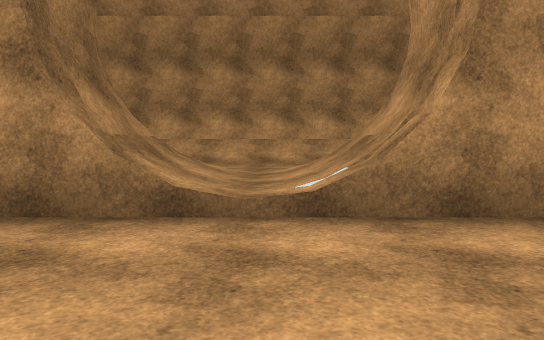
View 1 (above)

19 first-person views from a walk through a Unity game level. The camera is 1.3 m above the floor, tilts 4° down and sees 70° across. The floor is counted in squares, 2 m on a side. Each view is taken from the middle of a square. On the plan, view 1 faces up. The plan holds only what a view shows up to about 11 squares ahead; the rest is blank. The place goes on beyond the plan. The player character is not drawn. Some surface patterns are stand-ins.

View 2
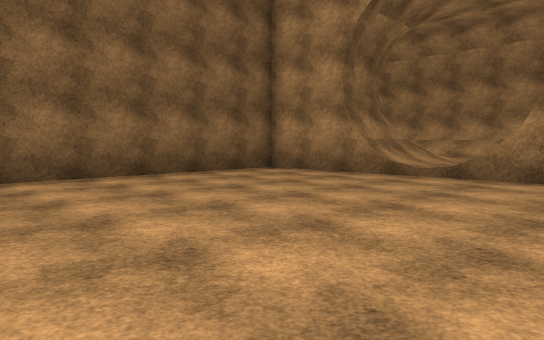

View 3
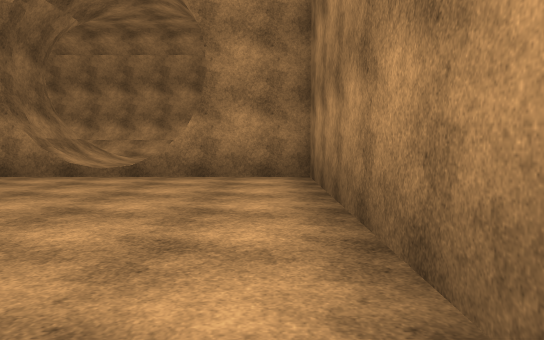

View 4
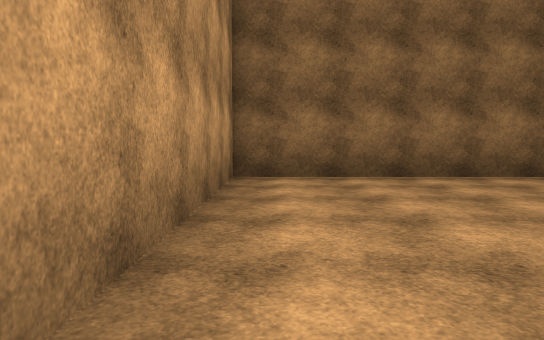

View 5
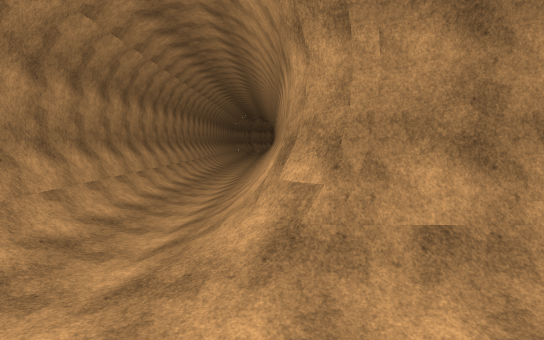

View 6
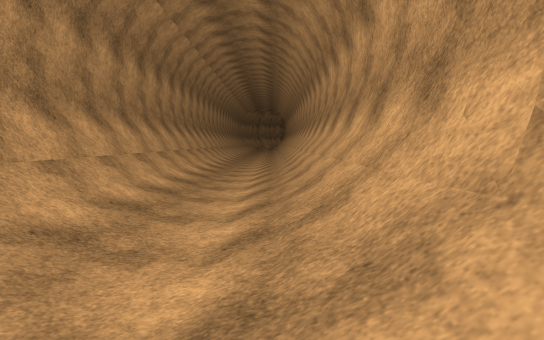

View 7
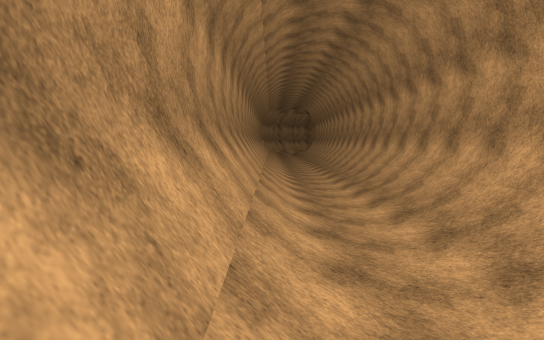

View 8
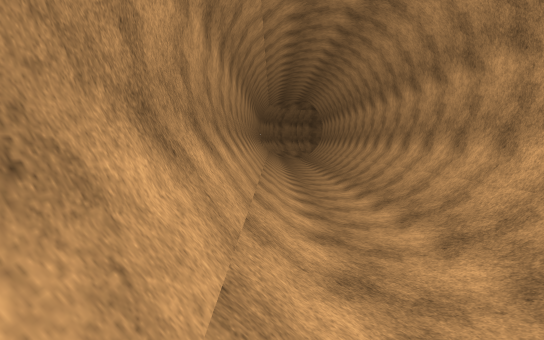

View 9
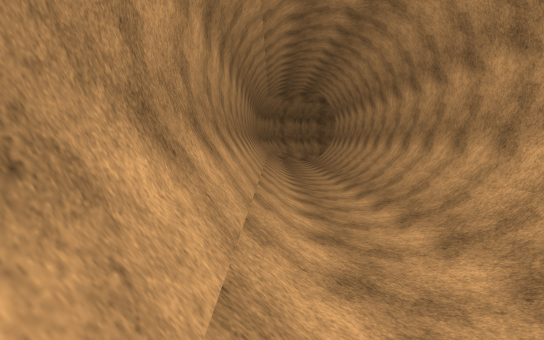

View 10
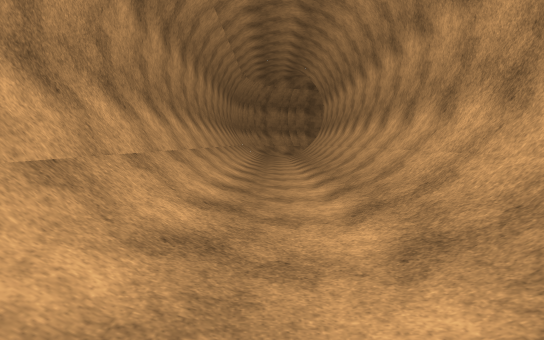

View 11
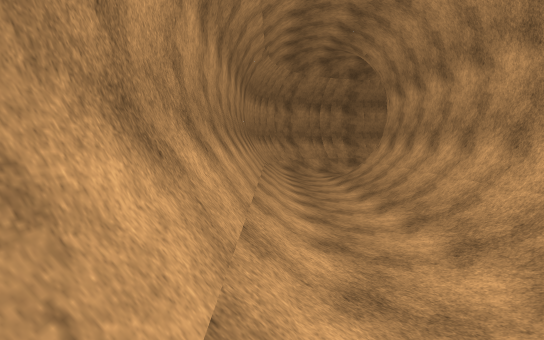

View 12
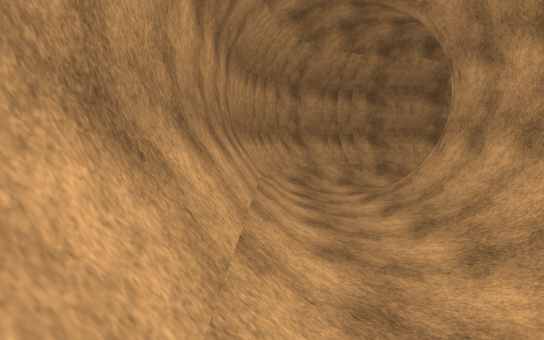

View 13
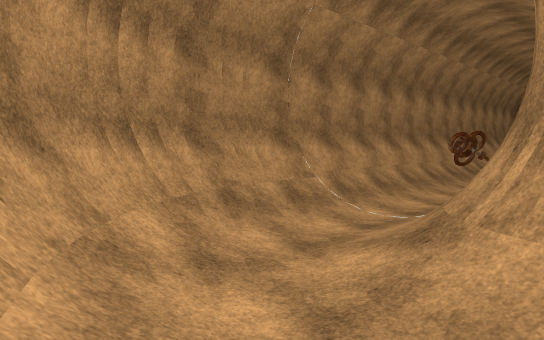

View 14
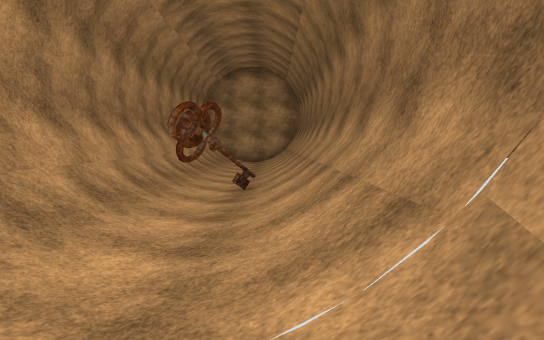

View 15
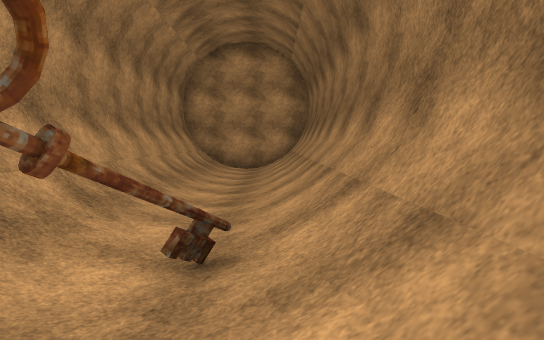

View 16
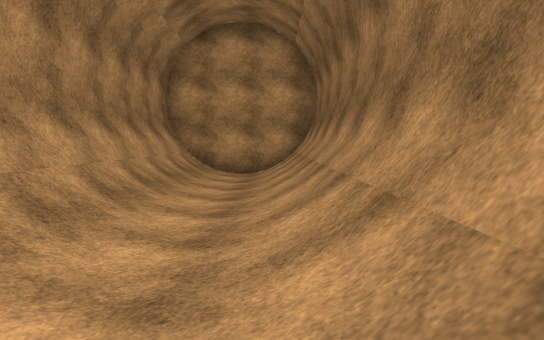

View 17
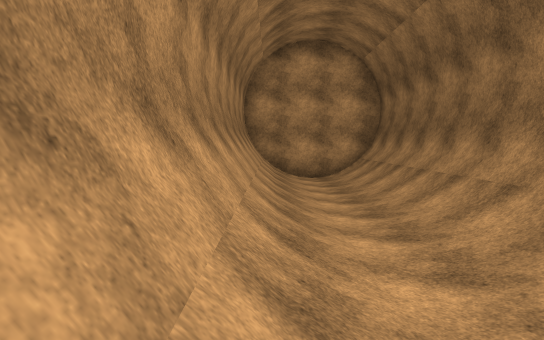

View 18
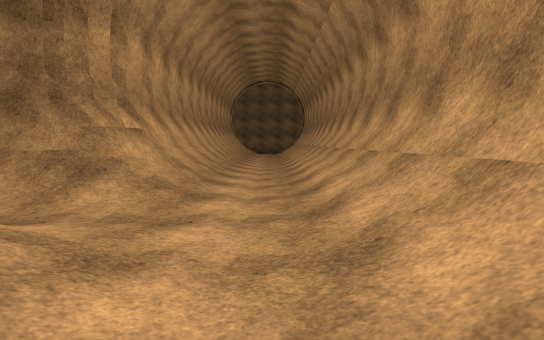

View 19
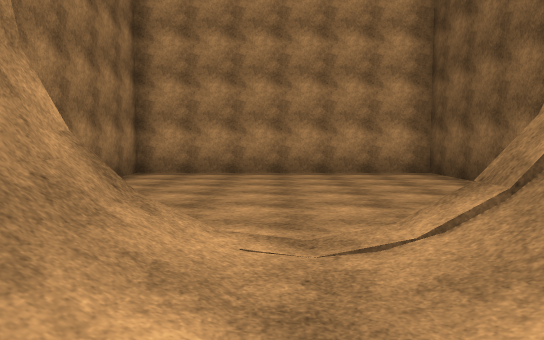

### Floor plan
Key: @ floor where view 1 was taken; # wall or solid block; . main floor; : floor 0.25 m higher than the main floor; - floor 0.25 m lower than the main floor; / step, stairs or slope; O other object.
Columns run from 7 left of view 1 to 41 right of it. Each row starts with its distance up from view 1.
 10 #############################################
  9 ////////////////////////////////////////////###
  8 ............................................:/##
  7 //////:.:////////////////////////////////////./#
  6 #####//./###################################//:##
  5     ##/./#                                 ##/./#
  4   ####/./###                                #/./#
  3   #--------#                                #/./#
  2   #--------#                                #/./#
  1   #--------#                                #/./#
  0   #----@---#                                #/O/#
 -1   #--------#                                #/./#
 -2   #--------#                                #/./#
 -3   #--------#                                #/./#
 -4   #--------#                                #/./#
 -5   ##########                                #/./#
 -6                                             #/./#
 -7                                             #/./#
 -8                                             #/./#
 -9                                             #/./#
-10                                             #/./#
-11                                             #/./#
-12                                             #####

Where each view was taken, in squares from view 1:
view 1: 0 up, 0 right, facing up
view 2: 4 down, 3 right, facing up-left
view 3: 4 down, 3 right, facing up
view 4: 4 down, 3 right, facing left
view 5: 6 up, 2 left, facing right
view 6: 7 up, 1 right, facing right
view 7: 9 up, 7 right, facing right
view 8: 9 up, 11 right, facing right
view 9: 9 up, 16 right, facing right
view 10: 8 up, 19 right, facing right
view 11: 9 up, 25 right, facing right
view 12: 9 up, 29 right, facing right
view 13: 9 up, 36 right, facing down-right
view 14: 5 up, 38 right, facing down
view 15: 1 up, 38 right, facing down
view 16: 1 down, 38 right, facing down
view 17: 0 up, 40 right, facing down
view 18: 8 up, 3 right, facing left
view 19: 6 up, 0 right, facing down
